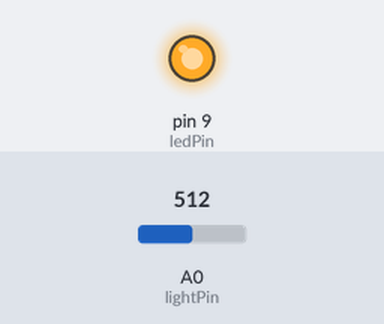
Simulated run of this sketch. Board: Arduino Uno, built with avr-gcc and run on an emulated ATmega328P. Parts: output pins drawn as LEDs (lit = HIGH). The test bench sets the inputs (shaded band); at power-on: A0 (lightPin) = 512.

Above: at 1.2 s.
1.3 s: A0 (lightPin) set to 415
2.8 s: A0 (lightPin) set to 390
At 3.6 s:
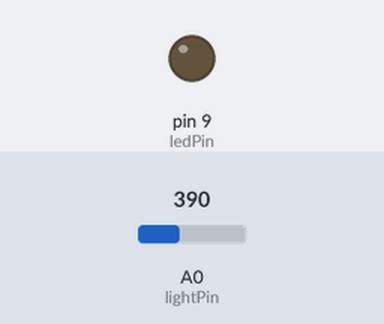
4.3 s: A0 (lightPin) set to 410
At 4.7 s:
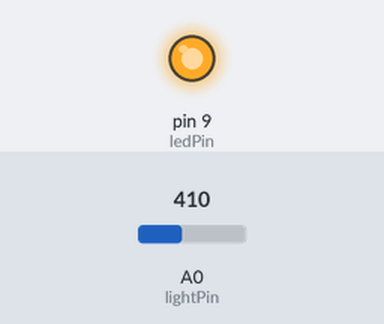
5.8 s: A0 (lightPin) set to 306
At 7.0 s:
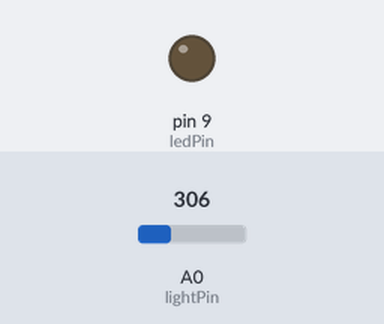
Timing chart, 0 to 8.3 s (numbered marks = the images above; inputs shaded):
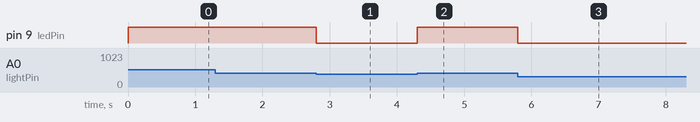

The sketch:

photo_resistor_night_light.ino
```cpp
int lightPin = A0;
int ledPin = 9;

void setup() {
  pinMode(ledPin, OUTPUT);
  Serial.begin(9600);
}

void loop() {
  int lightLevel = analogRead(lightPin);
  int threshold = 400;

  if (lightLevel < 400) {
      //light
      digitalWrite(ledPin, LOW);
  } else {
      digitalWrite(ledPin, HIGH);
  }

}
```

Measured:
- the behaviour switches between 400 and 399 on A0 (lightPin) (found by bisection; images 0 and 1)
- after the input at 1.3 s, every drawn part: stays the same
- after the input at 2.8 s, pin 9 (ledPin): HIGH → LOW at once
- after the input at 4.3 s, pin 9 (ledPin): LOW → HIGH at once
- after the input at 5.8 s, pin 9 (ledPin): HIGH → LOW at once
